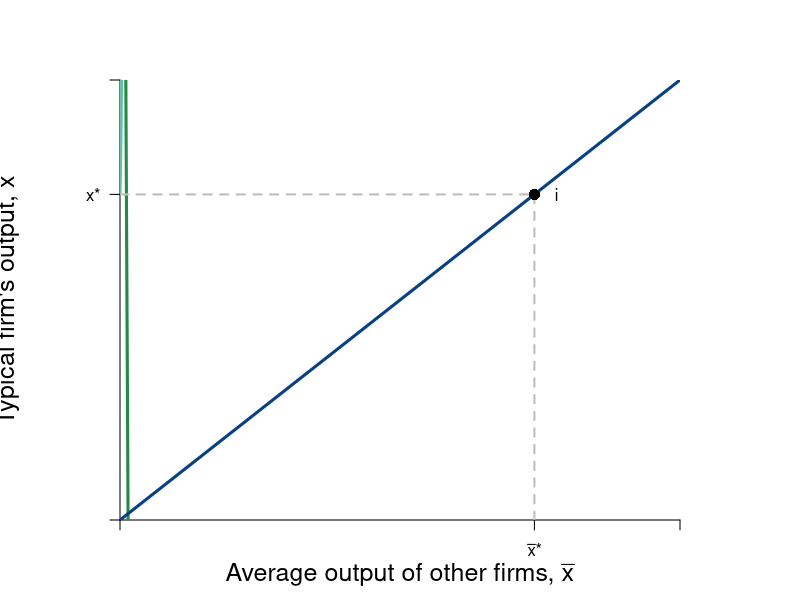

R code for this plot:
require(shape)
pdf(file = "competitionmarkets/competition_average_n_large.pdf", width = 9, height = 7)

#Set parameters for graphics
axislabelsize <- 1.5
graphlinewidth <- 3
segmentlinewidth <- 2

COL <- c("#7fc97f", "#beaed4", "#fdc086", "#ffff99", "#386cb0", "#f0027f", "#bf5b17", "#666666")
COLA <- c("#99d8c9","#66c2a4","#41ae76", "#238b45", "#005824")
COLB <- c("#4eb3d3", "#2b8cbe", "#0868ac","#084081")

par(mar =  c(4, 6, 4, 6))

piA <- function(xbar, x, s = 0.5, pmax = 20, c1 = 2, n = 500) {
  (pmax - s*(n - 1)*xbar)*x - s*(x)^2 - c1*x
}

brfA <- function(xbar, s = 0.5, pmax = 20, c1 = 2, n = 500) {
  (pmax - c1)/(2*s) - ((n-1)/(2))*xbar
}

Equal45 <- function(xbar, slope = 1){
  slope*xbar
}



xlims <- c(0, 5)
ylims <- c(0, 5)

npts <- 501 
x <- seq(xlims[1], xlims[2], length.out = npts)
y <- seq(ylims[1], ylims[2], length.out = npts) 
#a <- c(30, 35, 40)
a <- c(60, 72, 81)


plot(0, 0, xlim = xlims, ylim = ylims, type = "n",
     xlab = expression(paste("")),
     ylab = expression(paste("")), 
     xaxt = "n", 
     yaxt = "n", 
     cex.lab = axislabelsize, 
     bty = "n",
     xaxs="i", 
     yaxs="i")

# ticksy <- seq(from = 0, to = ylims[2], by = 2)
# ylabels <- seq(from = 0, to = ylims[2], by = 2)
# ticksx <- seq(from = 0, to = xlims[2], by = 2)
# xlabels <- seq(from = 0, to = xlims[2], by = 2)
ticksy <- c(0, 3.7, 6, ylims[2])
ylabels <- c(NA, expression(paste(x,"*")), expression(paste(x^N)), NA)
ticksx <- c(0, 3.7, 6, xlims[2])
xlabels <- c(NA, expression(paste(bar(x),"*")), expression(paste(bar(x)^{N})), NA)


axis(1, at = ticksx, pos = 0, labels = xlabels)
axis(2, at = ticksy, pos = 0, labels = ylabels, las = 1)

npts <- 500 
xx1 <- seq(xlims[1], xlims[2], length.out = npts)

lines(xx1, brfA(xx1, s = 0.5, pmax = 20, c1 = 2, n = 500), col = COLA[4], lwd = graphlinewidth)
lines(xx1, Equal45(xx1, slope = 1), col = COLB[4], lwd = graphlinewidth)

contour(x, y,
        outer(x, y, piA),
        #labels = c("v1", "v2", "v3"),
        drawlabels = FALSE,
        col = COLA[2],
        #xlab = expression(paste("A's Apples, ", x)),
        #ylab = expression(paste("A's Oranges, ", y)),
        #cex.lab = axislabelsize,
        lwd = graphlinewidth,
        levels = a,
        xaxs="i",
        yaxs="i",
        add = TRUE)

mtext(expression(paste("Average output of other firms, ", bar(x))), side=1, line = 2.5, cex = axislabelsize)
text(-1, 0.5*ylims[2], expression(paste("Typical firm's output, ", x)), xpd = TRUE, cex = axislabelsize, srt = 90) 




#Add arrows:
#arrows(-0.8, 10, -0.8, 14, xpd = TRUE, length=0.1,angle=40,lwd=3)
#arrows(6.2, -1.7, 9, -1.7, xpd = TRUE, length=0.1,angle=40,lwd=3)


# contour(x, y,
#         outer(x, y, piA),
#         #labels = c("v1", "v2", "v3"),
#         drawlabels = FALSE,
#         col = COLB[2],
#         #xlab = expression(paste("")),
#         #ylab = expression(paste("")),
#         lwd = graphlinewidth,
#         levels = b,
#         add = TRUE
#         #xaxs="i",
#         #yaxs="i"
# )




segments(0, 6, 6, 6, lty = 2, col = "gray" , lwd = segmentlinewidth)
segments(6, 0, 6, 8, lty = 2, col = "gray" , lwd = segmentlinewidth)
points(6, 6, pch = 16, col = "black", cex = 1.5)
text(6.2, 6, expression(paste(n)))
segments(0, 3.7, 3.7, 3.7, lty = 2, col = "gray" , lwd = segmentlinewidth)
segments(3.7, 0, 3.7, 3.7, lty = 2, col = "gray" , lwd = segmentlinewidth)
points(3.7, 3.7, pch = 16, col = "black", cex = 1.5)
text(3.9, 3.7, expression(paste(i)))
#segments(0, 4, 7, 4, lty = 2, col = "gray" , lwd = segmentlinewidth)
segments(7, 2, 7, 6, lty = 2, col = "gray" , lwd = segmentlinewidth)
points(7, 4, pch = 16, col = "black", cex = 1.5)
text(6.8, 3.8, expression(paste(h)))


text(9, 4.3, expression(paste("Iso-profit vertical")))
text(9, 4, expression(paste("at intersection")))
text(9, 3.6, expression(paste("with best response")))
Arrows(8, 4, 7.25, 4, col = "black", lty = 1, lwd = 2, arr.type = "triangle", arr.lwd = 0.5)

Arrows(8.5, 7.7, 8.5, 8.2, col = "black", lty = 1, lwd = 2, arr.type = "triangle", arr.lwd = 0.5)
text(8.5, 7.5, expression(paste(x == bar(x))))
text(8.5, 7.1, expression(paste("Typical firm's output")))
text(8.5, 6.7, expression(paste("equals average ouput")))
text(8.5, 6.3, expression(paste("of other firms")))


text(2, 9, expression(paste("Typical firm's")))
text(2, 8.6, expression(paste("best response function")))
Arrows(3.2, 8.85, 4.3, 8.85, col = "black", lty = 1, lwd = 2, arr.type = "triangle", arr.lwd = 0.5)


#Label the iso-welfare functions for the HG, Aisha
text(6.5, 9, expression(pi[1]))
text(5.95, 9, expression(pi[2]))
text(5.15, 9, expression(pi[3]))

text(7.5, 9.85, expression("Typical firm's"))
text(7.5, 9.45, expression("iso-profit curves"))
text(7.5, 9.05, expression(paste(pi[3] > pi[2], phantom() > pi[1])))
#text(6.6, 8.3, expression(u[4]^A))

#Label the indifference curves for the HG, Betty
# text(8.9, 19, expression(pi[1]^B))
# text(7.9, 19, expression(pi[2]^B))
# text(7, 19, expression(pi[3]^B))
#text(3.4, 6.9, expression(v[4]^B))

# #Label Nash Equilibrium 
# segments(0, 12, 12, 12, lty = 2, col = "gray" , lwd = segmentlinewidth)
# segments(12, 0, 12, 12, lty = 2, col = "gray" , lwd = segmentlinewidth)
# points(12, 12, pch = 16, col = "black", cex = 1.5)
# text(14, 12.4, expression(paste("Nash Equilibrium")))
# text(11.5, 11.5, expression(paste("n")))


# #Annotate Pareto Efficient Curve and relevant points
# segments(8, 6, 6, 8, lty = 1, col = COL[2] , lwd = graphlinewidth)
# points(6, 8, pch = 16, col = "black", cex = 1.5)
# text(6, 8.5, expression(paste("g")))
# 
# points(8, 6, pch = 16, col = "black", cex = 1.5)
# text(7, 7.5, expression(paste("i")))
# 
# points(7, 7, pch = 16, col = "black", cex = 1.5)
# text(8, 6.5, expression(paste("f")))

#points(5.84, 8.77, pch = 16, col = "black", cex = 1.5)

#B's brf
text(7, 30, expression(paste("A's best response")))
text(7, 29, expression(paste("function")))
Arrows(7, 28.2, 7, 23.5, col = "black", lty = 1, lwd = 2, arr.type = "triangle", arr.lwd = 0.5)


dev.off()
